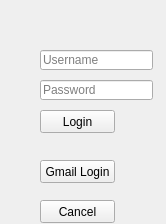
<?xml version="1.0" encoding="UTF-8"?>
<ui version="4.0">
 <class>Loginform</class>
 <widget class="QWidget" name="Loginform">
  <property name="geometry">
   <rect>
    <x>0</x>
    <y>0</y>
    <width>166</width>
    <height>224</height>
   </rect>
  </property>
  <property name="windowTitle">
   <string>Login</string>
  </property>
  <widget class="QLineEdit" name="username">
   <property name="geometry">
    <rect>
     <x>40</x>
     <y>50</y>
     <width>113</width>
     <height>20</height>
    </rect>
   </property>
   <property name="text">
    <string/>
   </property>
   <property name="placeholderText">
    <string>Username</string>
   </property>
  </widget>
  <widget class="QLineEdit" name="pass">
   <property name="geometry">
    <rect>
     <x>40</x>
     <y>80</y>
     <width>113</width>
     <height>20</height>
    </rect>
   </property>
   <property name="text">
    <string/>
   </property>
   <property name="placeholderText">
    <string>Password</string>
   </property>
  </widget>
  <widget class="QPushButton" name="gauth">
   <property name="geometry">
    <rect>
     <x>40</x>
     <y>160</y>
     <width>75</width>
     <height>23</height>
    </rect>
   </property>
   <property name="text">
    <string>Gmail Login</string>
   </property>
  </widget>
  <widget class="QLabel" name="logo">
   <property name="geometry">
    <rect>
     <x>0</x>
     <y>0</y>
     <width>31</width>
     <height>31</height>
    </rect>
   </property>
   <property name="text">
    <string/>
   </property>
   <property name="pixmap">
    <pixmap>../../../Downloads/LOGOproject.png</pixmap>
   </property>
   <property name="scaledContents">
    <bool>true</bool>
   </property>
  </widget>
  <widget class="QPushButton" name="login">
   <property name="geometry">
    <rect>
     <x>40</x>
     <y>110</y>
     <width>75</width>
     <height>23</height>
    </rect>
   </property>
   <property name="text">
    <string>Login</string>
   </property>
  </widget>
  <widget class="QPushButton" name="cancel">
   <property name="geometry">
    <rect>
     <x>40</x>
     <y>200</y>
     <width>75</width>
     <height>23</height>
    </rect>
   </property>
   <property name="text">
    <string>Cancel</string>
   </property>
  </widget>
 </widget>
 <resources/>
 <connections/>
</ui>
